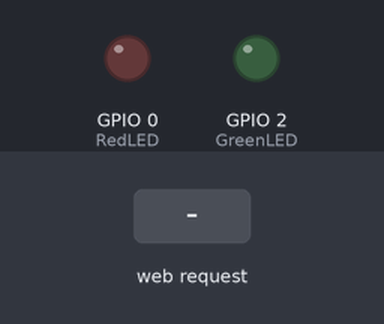
This sketch was run on a simulated ESP8266 (NodeMCU). Parts: output pins drawn as LEDs (lit = HIGH). The inputs (shaded band) are chosen by the test bench. WiFi joins after 1.5 s; servers stay silent unless stated; what the sketch prints to the serial monitor is not drawn.

Above: at 2.7 s.
2.8 s: HTTP request GET /buildStatus/success received
At 3.5 s:
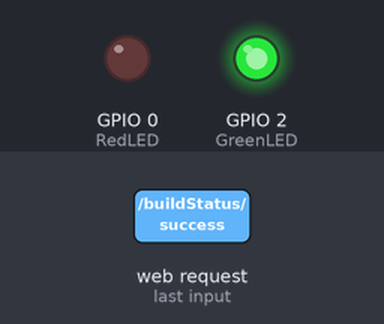
4.3 s: HTTP request GET /buildStatus/failure received
At 4.6 s:
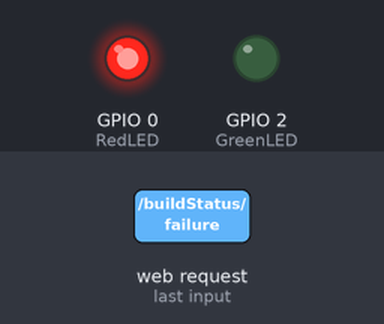
5.8 s: HTTP request GET /buildStatus/high received
At 7.0 s:
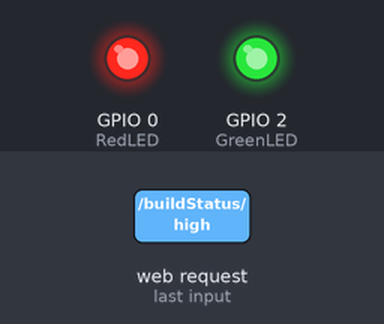
Timing chart, 0 to 8.8 s (numbered marks = the images above; inputs shaded):
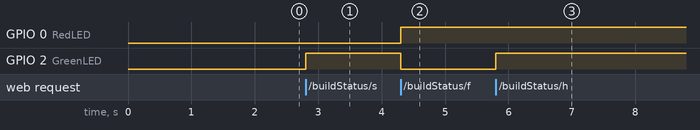

The sketch:

WIFIDualLED.ino
```cpp
/*
 *  This sketch demonstrates how to set up a simple HTTP-like server.
 *  The server will set a GPIO pin depending on the request
 *    http://server_ip/gpio/0 will set the GPIO2 low,
 *    http://server_ip/gpio/1 will set the GPIO2 high
 *  server_ip is the IP address of the ESP8266 module, will be
 *  printed to Serial when the module is connected.
 */

#include <ESP8266WiFi.h>

const char* ssid = "";
const char* password = "";

int RedLED = 0;
int GreenLED = 2;

String buildStatus;

// Create an instance of the server
// specify the port to listen on as an argument
WiFiServer server(80);

void setup() {
  Serial.begin(115200);
  delay(10);

  // prepare GPIO2
  pinMode(RedLED, OUTPUT);
  pinMode(GreenLED, OUTPUT);

  digitalWrite(RedLED, 0);
  digitalWrite(GreenLED, 0);

  // Connect to WiFi network
  Serial.println();
  Serial.println();
  Serial.print("Connecting to ");
  Serial.println(ssid);

  WiFi.begin(ssid, password);

  while (WiFi.status() != WL_CONNECTED) {
    delay(500);
    Serial.print(".");
  }
  Serial.println("");
  Serial.println("WiFi connected");

  // Start the server
  server.begin();
  Serial.println("Server started");

  // Print the IP address
  Serial.println(WiFi.localIP());
}

void loop() {

  // Check if a client has connected
  WiFiClient client = server.available();
  if (!client) {
    return;
  }

  // Wait until the client sends some data
  Serial.println("new client");
  while(!client.available()){
    delay(1);
  }

  // Read the first line of the request
  String req = client.readStringUntil('\r');
  Serial.println(req);
  client.flush();

  // Match the request

  if (req.indexOf("/buildStatus/success") != -1)
    buildStatus = "success";
  else if (req.indexOf("/buildStatus/failure") != -1)
    buildStatus = "failure";
  else if (req.indexOf("/buildStatus/high") != -1)
    buildStatus = "high";
  else if (req.indexOf("/buildStatus/low") != -1)
    buildStatus = "low";
  else {
    Serial.println("invalid request -" + req);
    client.stop();
    return;
  }

  if(buildStatus == "success") {
    // Set GPIO according to the request
    digitalWrite(RedLED, 0);
    digitalWrite(GreenLED, 1);
    noTone(RedLED);
  }else if(buildStatus == "failure") {
    digitalWrite(RedLED, 1);
    digitalWrite(GreenLED, 0);
  }else if(buildStatus == "low") {
    digitalWrite(RedLED, 0);
    digitalWrite(GreenLED, 0);
  }else if(buildStatus == "high") {
    digitalWrite(RedLED, 1);
    digitalWrite(GreenLED, 1);
  }
  else {
    Serial.println("invalid request -" + req);
  }
  client.flush();

  // Prepare the response
  String s = "HTTP/1.1 200 OK\r\nContent-Type: text/html\r\n\r\n<!DOCTYPE HTML>\r\n<html>\r\nGPIO is now ";
  s += buildStatus;
  s += "</html>\n";

  // Send the response to the client
  client.print(s);
  delay(1);
  Serial.println("Client disonnected");


  // The client will actually be disconnected
  // when the function returns and 'client' object is detroyed
}
```

Measured:
- after the input at 2.8 s, GPIO 2 (GreenLED): LOW → HIGH at once
- after the input at 4.3 s, GPIO 0 (RedLED): LOW → HIGH at once; GPIO 2 (GreenLED): HIGH → LOW at once
- after the input at 5.8 s, GPIO 2 (GreenLED): LOW → HIGH at once
